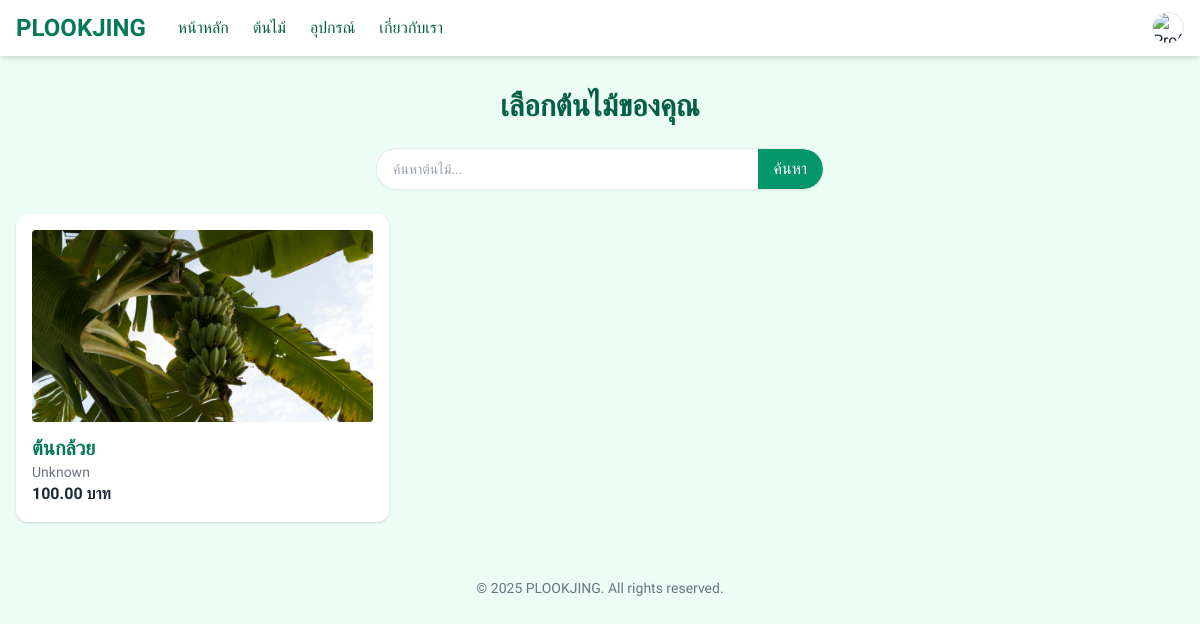
The page /select-tree/ on the database as committed earlier.
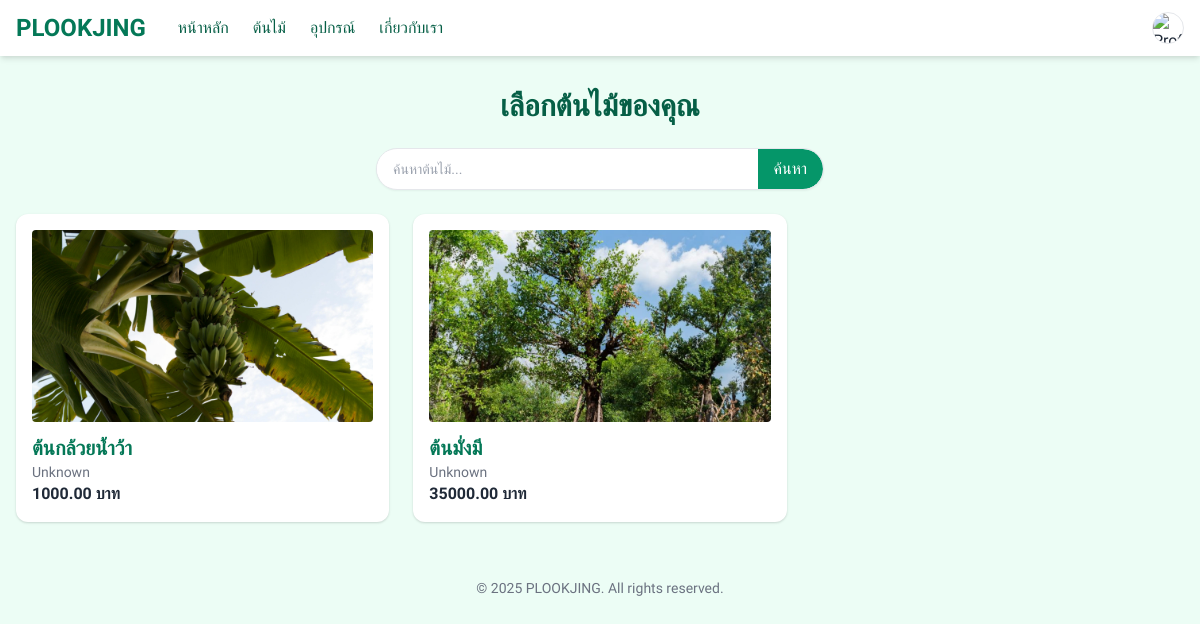
The same page on the database as committed later.
### myapp/models.py (models this page shows, shortened)
class Tree(models.Model):
    name = models.CharField(max_length=100)
    species = models.CharField(max_length=100, default="Unknown")
    description = models.TextField(blank=True)
    image = models.ImageField(upload_to='tree/', null=True, blank=True)
    price = models.DecimalField(max_digits=10, decimal_places=2)

### myapp/views.py (the view)
# urls.py: path('select-tree/', views.select_tree, name='select_tree'),
def select_tree(request):
    query = request.GET.get('q')
    if query:
        trees = Tree.objects.filter(name__icontains=query)
    else:
        trees = Tree.objects.all()
    return render(request, 'myapp/select_tree.html', {'trees': trees})

### myapp/templates/myapp/select_tree.html
{% extends 'base.html' %}
{% block content %}
  <h1 class="text-3xl font-bold text-green-800 mb-6 text-center">เลือกต้นไม้ของคุณ</h1>
  <div class="flex justify-center mb-6">
    <form method="GET" action="" class="w-full max-w-md">
      <div class="flex items-center border rounded-full bg-white shadow-sm overflow-hidden">
        <input type="text" name="q" placeholder="ค้นหาต้นไม้..." value="{{ request.GET.q }}"
               class="flex-1 px-4 py-2 focus:outline-none text-sm" />
        <button type="submit" class="bg-green-600 hover:bg-green-700 text-white px-4 py-2 rounded-r-full">
          ค้นหา
        </button>
      </div>
    </form>
  </div>
  <div class="grid grid-cols-1 sm:grid-cols-2 md:grid-cols-3 gap-6">
    {% for tree in trees %}
      <a href="{% url 'myapp:tree_detail' tree.id %}" class="block bg-white rounded-xl shadow p-4 hover:shadow-lg transition hover:ring-2 hover:ring-green-500">
        {% if tree.image %}
          <img src="{{ tree.image.url }}" alt="{{ tree.name }}" class="w-full h-48 object-cover rounded mb-3">
        {% endif %}
        <h2 class="text-xl font-semibold text-green-700">{{ tree.name }}</h2>
        <p class="text-gray-500 text-sm">{{ tree.species }}</p>
        <p class="text-orange-600 font-bold">{{ tree.price|floatformat:2 }} บาท</p>
      </a>
    {% empty %}
      <p class="col-span-full text-center text-gray-500">ยังไม่มีต้นไม้ในระบบ</p>
    {% endfor %}
  </div>
{% endblock %}

### myapp/templates/base.html (shortened to what this page needs)
{% load static %}
<!DOCTYPE html>
<html lang="th">
<head>
  <link href="https://cdn.jsdelivr.net/npm/tailwindcss@2.2.19/dist/tailwind.min.css" rel="stylesheet">
</head>
<body class="bg-green-50 text-gray-800">
  <nav class="bg-white shadow-md sticky top-0 z-50">
    <div class="max-w-7xl mx-auto px-4 py-3 flex justify-between items-center">
      <div class="flex items-center space-x-8">
        <a href="{% url 'myapp:home' %}" class="text-2xl font-bold text-green-700">PLOOKJING</a>
        <ul class="flex space-x-6 text-green-800 font-normal">
          <li><a href="{% url 'myapp:home' %}" class="hover:text-orange-500">หน้าหลัก</a></li>
          <li><a href="{% url 'myapp:select_tree' %}" class="hover:text-orange-500">ต้นไม้</a></li>
          <li><a href="{% url 'myapp:equipment_list' %}" class="hover:text-orange-500">อุปกรณ์</a></li>
          <li><a href="{% url 'myapp:about' %}" class="hover:text-orange-500">เกี่ยวกับเรา</a></li>
        </ul>
      </div>
      <a href="{% url 'myapp:user_profile' %}">
        <img src="{% static 'images/profile-icon.svg' %}" alt="Profile" class="w-8 h-8 rounded-full border hover:ring-2">
      </a>
    </div>
  </nav>
  <main class="max-w-7xl mx-auto px-4 py-8">
    {% block content %}{% endblock %}
  </main>
  <footer class="text-center py-6 text-gray-500 text-sm">
    © 2025 PLOOKJING. All rights reserved.
  </footer>
</body>
</html>

### myapp/templates/base.html (style rules this page uses)
body { font-family: 'Prompt', sans-serif; }

Rows that differ between the two databases and show on the page:
changed Tree: name "ต้นกล้วย" → "ต้นกล้วยน้ำว้า"; price "100.00" → "1000.00"
added Tree: image (picture), name "ต้นมั่งมี", species "Unknown", price "35000.00"
